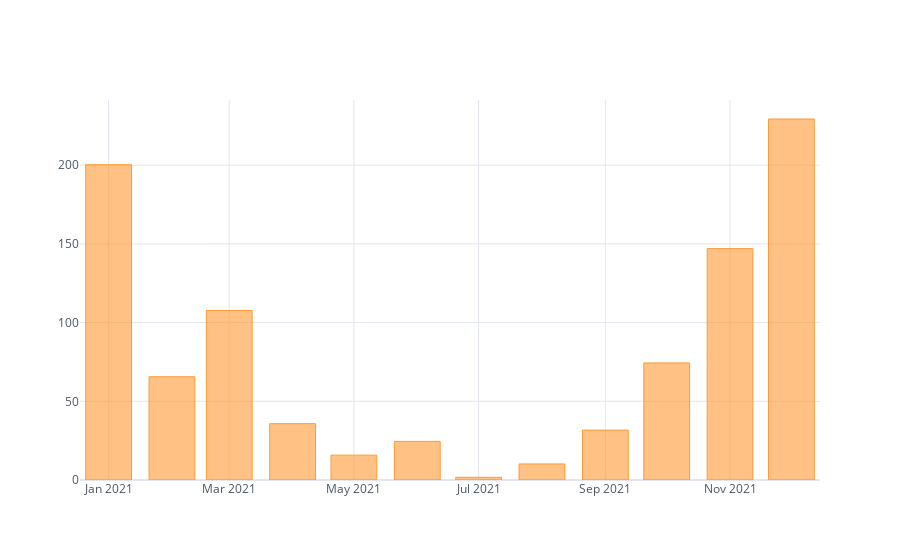

Notebook cell for this chart:
### Markdown cell above
## Gráfico de barras vertical

### Code cell
ds_mensal['Chuva'].iplot(kind='bar')

### Figure 1 — Plotly figure (JSON) as saved in the notebook; plotly's stock layout.template omitted (floating-point values rounded to 4 significant figures)
{"data": [{"marker": {"color": "rgba(255, 153, 51, 0.6)", "line": {"color": "rgba(255, 153, 51, 1.0)", "width": 1}}, "name": "Chuva", "orientation": "v", "text": "", "type": "bar", "x": ["2021-01-01", "2021-02-01", "2021-03-01", "2021-04-01", "2021-05-01", "2021-06-01", "2021-07-01", "2021-08-01", "2021-09-01", "2021-10-01", "2021-11-01", "2021-12-01"], "y": [200.3, 65.59, 107.7, 35.79, 15.8, 24.54, 1.715, 10.2, 31.71, 74.38, 147.0, 229.4]}], "layout": {"legend": {"bgcolor": "#FFFFFF", "font": {"color": "#4D5663"}}, "paper_bgcolor": "#FFFFFF", "plot_bgcolor": "#FFFFFF", "title": {"font": {"color": "#4D5663"}}, "xaxis": {"gridcolor": "#E1E5ED", "showgrid": true, "tickfont": {"color": "#4D5663"}, "title": {"font": {"color": "#4D5663"}, "text": ""}, "zerolinecolor": "#E1E5ED"}, "yaxis": {"gridcolor": "#E1E5ED", "showgrid": true, "tickfont": {"color": "#4D5663"}, "title": {"font": {"color": "#4D5663"}, "text": ""}, "zerolinecolor": "#E1E5ED"}}}
